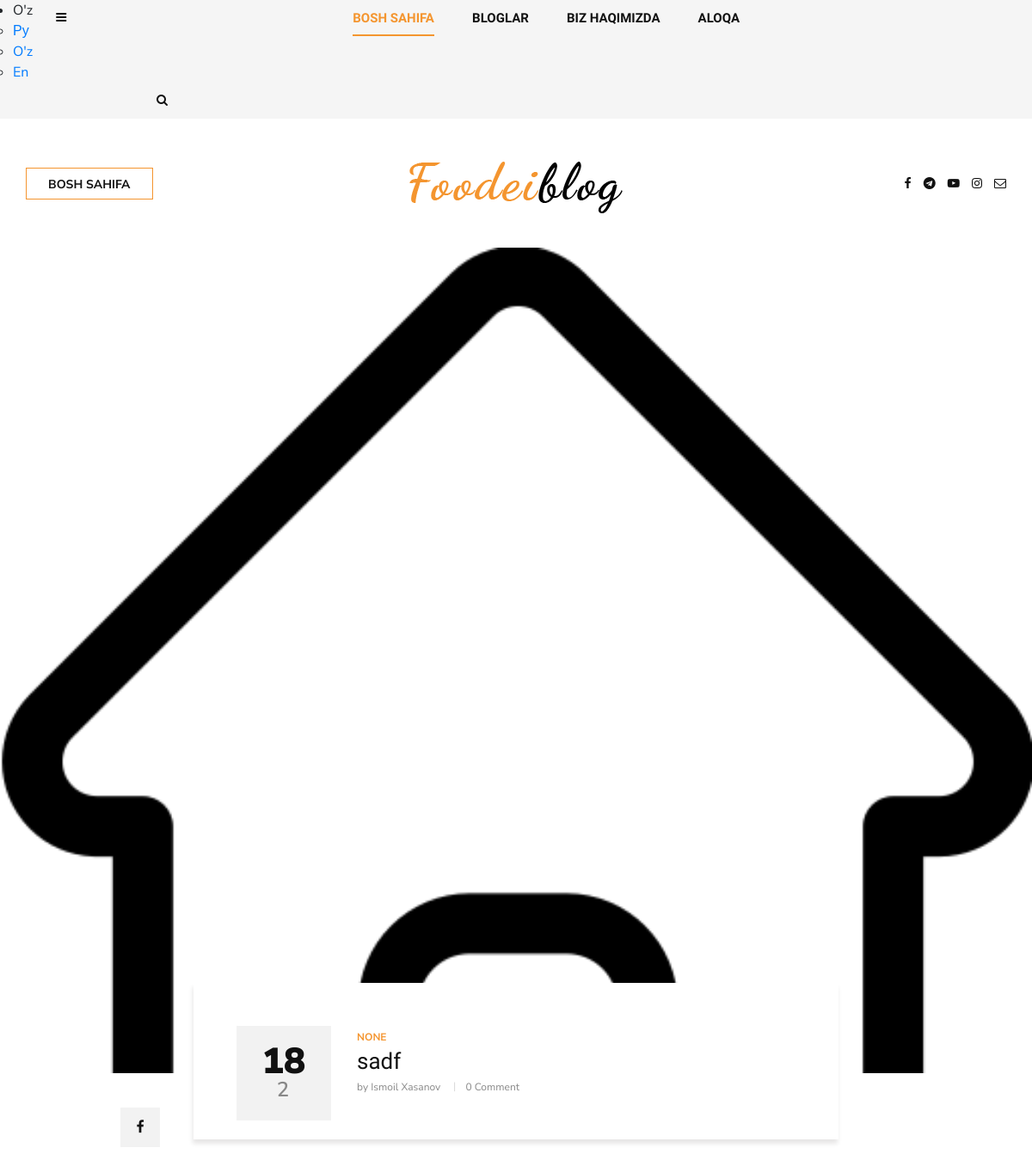
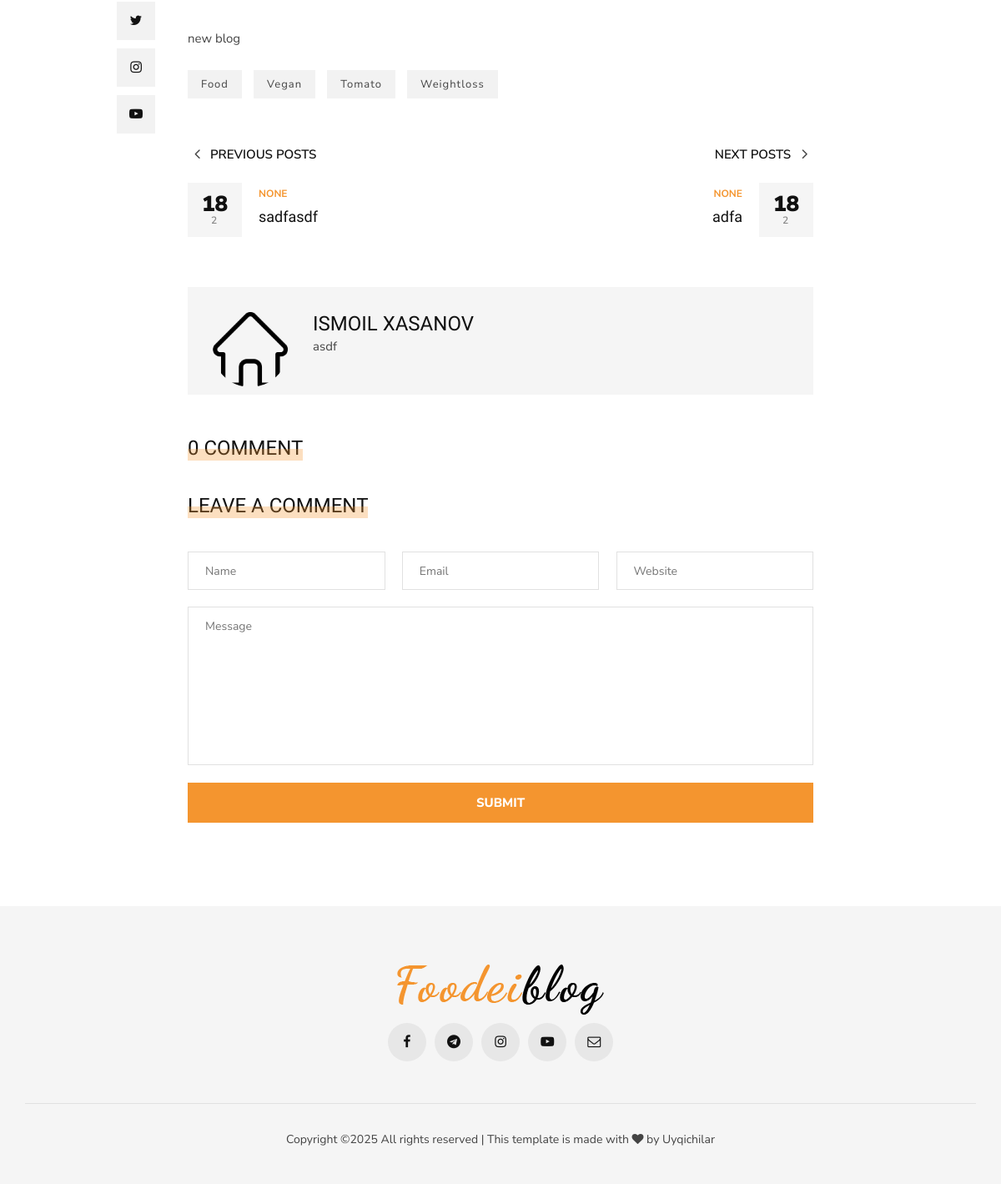
The app's page /uz/blog_details/3/ with its own data (2 pictures, top to bottom).
### blogging/models.py (models this page shows, shortened)
class Blog(models.Model):
    class StatusEnum(models.TextChoices):
        PUBLISHED = 'published'
        DRAFT = 'draft'
        BLOCKED = 'blocked'
    author = models.ForeignKey('user.Profile',on_delete=models.CASCADE,null=True,related_name="blogs")
    title = models.CharField(max_length=200)
    category = models.ForeignKey(Category,on_delete=models.CASCADE,blank=True, null=True)
    image = models.ImageField(upload_to="blog_images/")
    likes = models.ManyToManyField("user.Profile",related_name='like_set')
    dislike = models.ManyToManyField("user.Profile",related_name='dislike_set')
    view = models.IntegerField(default=0)
    status = models.CharField(max_length=10,choices=StatusEnum.choices,default=StatusEnum.DRAFT)
    created_time = models.DateTimeField(auto_now_add=True)
    update_time = models.DateTimeField(auto_now=True)
    description = models.TextField()
    objects = BlogManager()
    class Meta:
        ordering = ['-update_time']
        verbose_name = "Yangi blog"
        verbose_name_plural = "Yangi bloglar"
    @property
    def imageURL(self):
        if self.image:
            return self.image.url
        else:
            return ''
    @property
    def add_view(self):
        self.view += 1
        self.save()
    def __str__(self):
        return self.title

### user/models.py (models this page shows, shortened)
class Profile(models.Model):
    class StatusEnum(models.TextChoices):
        ACTIVE = 'active'
        BLOCKED = 'blocked'
    user = models.OneToOneField(User,on_delete=models.CASCADE)
    age = models.IntegerField(blank=True,null=True)
    bio = models.TextField(blank=True,null=True)
    image = models.ImageField(upload_to='profil_images/',blank=True,null=True)
    phone = models.CharField(max_length=20,blank=True,null=True)
    status = models.CharField(max_length=7,choices=StatusEnum.choices,default=StatusEnum.ACTIVE,blank=True)
    subscribers = models.ManyToManyField('Profile',blank=True,related_name='subscriber')
    block_users = models.ManyToManyField('Profile',blank=True,related_name='block_user')
    @property
    def imageURL(self):
        if self.image:
            return self.image.url
        else:
            return ''
    def __str__(self):
        return f"{self.user.get_full_name()}"

### blogging/views.py (the view)
# urls.py: path("blog_details/<int:id>/",blog_details,name='blog_details'),
def blog_details(request,id):
    blog = Blog.objects.annotate(comment_count = Count('comment')).get(id = id)
    if hasattr(request.user,'profile'):
        History.objects.get_or_create(user = request.user.profile, blog = blog)
    seen = request.session.get(f'blog_{blog.id}',None)
    if not seen:
        blog.add_view
        request.session[f"blog_{blog.id}"] = blog.id
    comments = Comment.objects.filter(blog = blog,reply__isnull = True)
    form = CommentForm()
    other_blogs = Blog.objects.filter(author = blog.author).exclude(id = blog.id)
    previous = None
    next = None
    if other_blogs.exists():
        if len(other_blogs) >= 2:
            previous = other_blogs.first()
            next = other_blogs.last()
        else:
            next = other_blogs[0]
    context = {
        'blog':blog,
        'form':form,
        'comments':comments,
        'previous':previous,
        'next':next,
    }
    return render(request,'new/blog_detail.html',context)

### blogging/forms.py
class CommentForm(forms.ModelForm):
    class Meta:
        model = Comment
        fields = ['text','reply']

### blogging/context_processor.py (called while the page is built)
def common_data(request):
    latest_blogs = Blog.objects.filter(status = Blog.StatusEnum.PUBLISHED).order_by("-update_time")[:5]
    footer = FooterImages.objects.all()
    contact = Contact.objects.last()
    context = {
        "latest_blogs":latest_blogs,
        "footer":footer,
        "contact":contact,
    }
    return context

### blogging/templatetags/custom_tags.py (called while the page is built)
@register.simple_tag
def get_url_tag(request, lang):
    if lang:
        active_language = get_language()
        return request.path.replace(active_language, lang, 1)
    return request.path

@register.simple_tag
def get_title(language):
    for code, title in settings.LANGUAGES:
        if code == language:
            return title
    return None

### templates/new/blog_detail.html (shortened to what this page needs)
{% extends 'new/base.html' %}
{% load static %}
{% block content %}
    <section class="single-post spad">
        <div class="single-post__hero set-bg" data-setbg="{{ blog.imageURL }}"></div>
        <div class="container">
            <div class="row d-flex justify-content-center">
                <div class="col-lg-8">
                    <div class="single-post__title">
                        <div class="single-post__title__meta">
                            <h2>{{ blog.update_time.day }}</h2>
                            <span>{{ blog.update_time.month }}</span>
                        </div>
                        <div class="single-post__title__text">
                            <ul class="label">
                                <li>{{ blog.category }}</li>
                            </ul>
                            <h4>{{ blog.title }}</h4>
                            <ul class="widget">
                                <li>by {{ blog.author }}</li>
                                <li>{{ blog.comment_count }} Comment</li>
                            </ul>
                        </div>
                    </div>
                    <div class="single-post__social__item">
                        <ul>
                            <li><a href="#"><i class="fa fa-facebook"></i></a></li>
                            <li><a href="#"><i class="fa fa-twitter"></i></a></li>
                            <li><a href="#"><i class="fa fa-instagram"></i></a></li>
                            <li><a href="#"><i class="fa fa-youtube-play"></i></a></li>
                        </ul>
                    </div>
                    <div class="single-post__top__text">
                        <p>{{ blog.description }}</p>
                    </div>
                    <div class="single-post__tags">
                        <a href="#">Food</a>
                        <a href="#">Vegan</a>
                        <a href="#">Tomato</a>
                        <a href="#">Weightloss</a>
                    </div>
                    <div class="single-post__next__previous">
                        <div class="row">
                            {% if previous %}
                            <div class="col-lg-6 col-md-6 col-sm-6">
                                <a href="{% url 'blog_details' previous.id %}" class="single-post__previous">
                                    <h6><span class="arrow_carrot-left"></span> Previous posts</h6>
                                    <div class="single-post__previous__meta">
                                        <h4>{{ previous.update_time.day }}</h4>
                                        <span>{{ previous.update_time.month }}</span>
                                    </div>
                                    <div class="single-post__previous__text">
                                        <span>{{ previous.category }}</span>
                                        <h5>{{ previous.title }}</h5>
                                    </div>
                                </a>
                            </div>
                            {% endif %}
                            {% if next %}
                            <div class="col-lg-6 col-md-6 col-sm-6">
                                <a href="{% url 'blog_details' next.id %}" class="single-post__next">
                                    <h6>Next posts <span class="arrow_carrot-right"></span> </h6>
                                    <div class="single-post__next__meta">
                                        <h4>{{ next.update_time.day }}</h4>
                                        <span>{{ next.update_time.month }}</span>
                                    </div>
                                    <div class="single-post__next__text">
                                        <span>{{ next.category }}</span>
                                        <h5>{{ next.title }}</h5>
                                    </div>
                                </a>
                            </div>
                            {% endif %}
                        </div>
                    </div>
                    <div class="single-post__author__profile">
                        <div class="single-post__author__profile__pic">
                            <img src="{{ blog.author.imageURL }}" alt="">
                        </div>
                        <div class="single-post__author__profile__text">
                            <h4>{{ blog.author }}</h4>
                            <p>{{ blog.author.bio }}</p>
                        </div>
                    </div>
                    <div class="single-post__comment">
                        <div class="widget__title">
                            <h4>{{ blog.comment_count }} Comment</h4>
                        </div>
                    </div>
                    <div class="single-post__leave__comment">
                        <div class="widget__title">
                            <h4>Leave a comment</h4>
                        </div>
                        <form action="#">
                            <div class="input-list">
                                <input type="text" placeholder="Name">
                                <input type="text" placeholder="Email">
                                <input type="text" placeholder="Website">
                            </div>
                            <textarea placeholder="Message"></textarea>
                            <button type="submit" class="site-btn">Submit</button>
                        </form>
                    </div>
                </div>
            </div>
        </div>
    </section>
{% endblock %}

### records on screen
Blog: update_time.day "18", update_time.month "2", category "NONE", title "sadf", author "Ismoil Xasanov", comment_count "0", description "new blog", author.imageURL (picture), author "ISMOIL XASANOV", author.bio "asdf"
Blog: update_time.day "18", update_time.month "2", category "NONE", title "sadfasdf"
Blog: update_time.day "18", update_time.month "2", category "NONE", title "adfa"

### other values on screen
{{ title }} "Ру" "O'z" "En"
